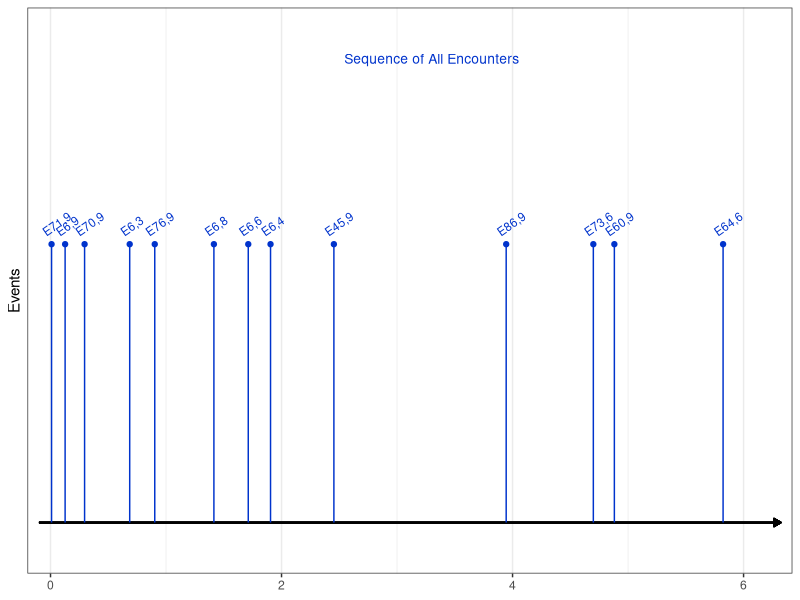
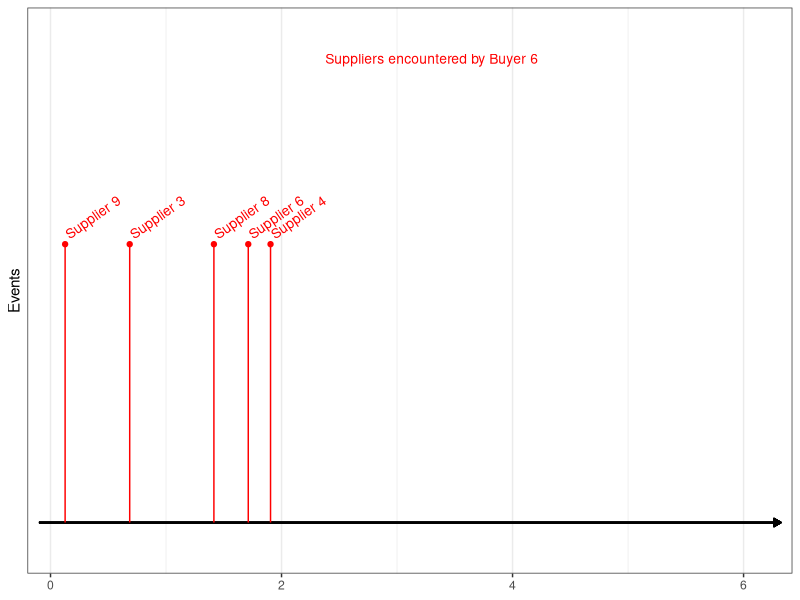
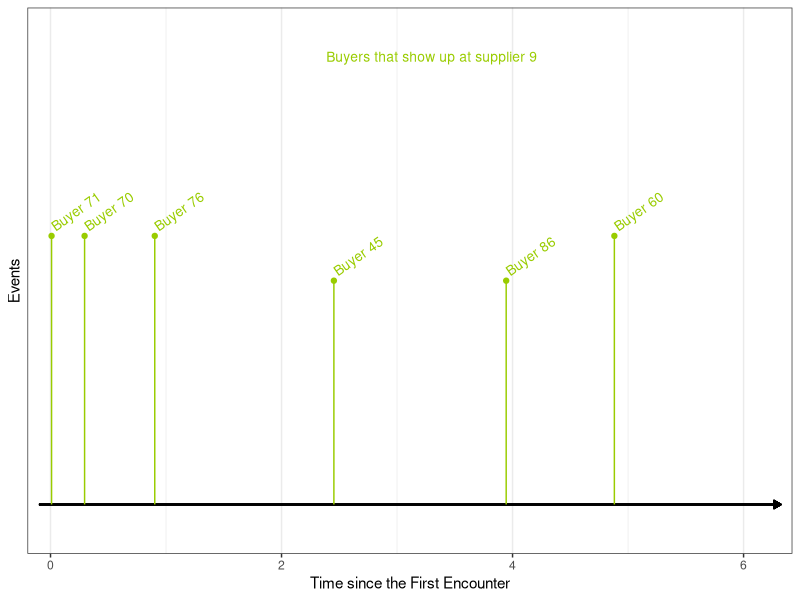
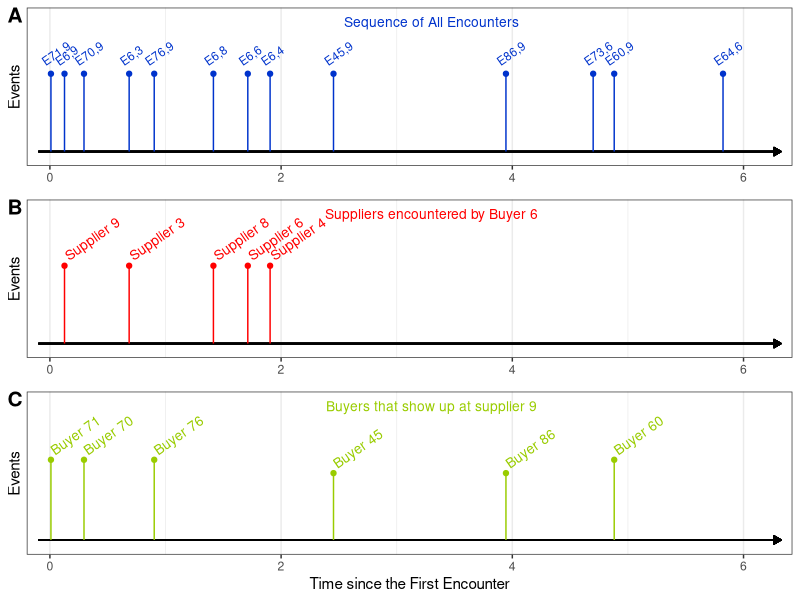

R code for these plots, in order:
#------------------------------------------------
#Simulation
#------------------------------------------------
#This is the simulation code for chapter 3
library(ggplot2)
library(dplyr)
library(magrittr)
library(cowplot)


options(digit = 4)
set.seed(1986)

#------------------------------------------------
#Market Initialization
#------------------------------------------------

I = 100 #number of buyers
K = 10 #number of suppliers



#------------------------------------------------
#Buyer Side
#------------------------------------------------
#Each column is a buyer.
WC_raw = rweibull(I*K, shape = 1, scale = 1)
WC = data.frame(matrix(data = WC_raw, nrow = K, ncol = I)) #each column corresponds to a buyer




WC_timeline = cbind(as.numeric(WC_raw), as.vector(sapply(1:I, function(i) rep(i, K))), rep(1:K, I))
colnames(WC_timeline)= c("Waiting_Cost", "Buyer", "Seller")
WC_timeline = data.frame(WC_timeline)

encounter = paste("E", WC_timeline[,2], ",", WC_timeline[,3],  sep = "")

WC_timeline = cbind(WC_timeline, encounter)
WC_timeline = WC_timeline[order(WC_timeline[,1]),]
WC_timeline = cbind(WC_timeline, rep(0.3, 1000))

colnames(WC_timeline)= c("Waiting_Cost", "Buyer", "Seller", "Encounter", "disloc")
WC_timeline$Waiting_Cost = as.numeric(WC_timeline$Waiting_Cost)


sample_ = c(995, 996, 998, 999, 1000)
sample_ = unique(sample_)
WC_timeline_plot = WC_timeline[sample_,]

WC_timeline_supplier = WC_timeline[WC_timeline$Seller == 9,][c(1, 30, 60, 90, 99, 100),]
WC_timeline_buyer = WC_timeline[WC_timeline$Buyer == 6,][c(1, 5, 8, 9, 10),]

WC_timeline_plot%<>%
  bind_rows(., WC_timeline_buyer)%>%
  bind_rows(., WC_timeline_supplier)

WC_timeline_buyer$label = paste("Supplier", WC_timeline_buyer$Seller)
WC_timeline_supplier$label = paste("Buyer",WC_timeline_supplier$Buyer)

WC_timeline_plot = WC_timeline_plot[-c(2, 4, 16),]

#Plot
encounter_plot = 
ggplot()+
  geom_segment(aes(x = -0.1,y = 0,xend = max(WC_raw)+0.5,yend = 0),data=WC_timeline_plot,
               arrow = arrow(length = unit(x = 0.2,units = 'cm'),type = 'closed'))+
  
  geom_segment(aes(x = Waiting_Cost, y = disloc, xend = Waiting_Cost), 
               data = WC_timeline_plot,  yend= 0,  color = "#0033CC", show.legend = TRUE)+
  
  geom_text(aes(x = Waiting_Cost,y = disloc,label = Encounter),
            data=WC_timeline_plot, hjust = 0,vjust = -1, parse = FALSE, size = 3,angle = 35, color = "#0033CC")+
  
  geom_text(aes(x = 3.3, y = 0.5, label = "Sequence of All Encounters"), size = 3.5, color = "#0033CC")+
  
  geom_point(aes(x = Waiting_Cost,y = disloc),data=WC_timeline_plot, color = "#0033CC") +
  
 # xlab("Time since the First Encounter")+
  
  ylab("Events")+
  
  scale_x_continuous(expand = c(0, 0.1))+
  
  scale_y_continuous(expand = c(0.01, 0.05), breaks = NULL)+
  
  
  theme_bw()+
  theme(axis.title.x = element_blank())
################################ 

Buyer_plot = 
  ggplot()+
  
  geom_segment(aes(x = -0.1,y = 0,xend = max(WC_raw)+0.5,yend = 0),data=WC_timeline_plot,
               arrow = arrow(length = unit(x = 0.2,units = 'cm'),type = 'closed'))+
  
  geom_segment(aes(x = Waiting_Cost, y = rep(0.3, 5), xend = Waiting_Cost), 
               data = WC_timeline_buyer, yend= 0,  color = "#FF0000")+
  
  geom_text(aes(x = Waiting_Cost,y = rep(0.3, 5),label = label),
            data=WC_timeline_buyer,
            hjust = -.1,vjust = -.1,parse = FALSE, size = 3.5,angle = 35, color = "#FF0000")+
  
  geom_point(aes(x = Waiting_Cost,y = rep(0.3, 5)),data=WC_timeline_buyer, color = "#FF0000") +
  
  geom_text(aes(x = 3.3, y = 0.5, label = "Suppliers encountered by Buyer 6"), size = 3.5, color = "#FF0000")+
  
  
  #xlab("Time since the First Encounter")+
  
  ylab("Events")+
  
  scale_x_continuous(expand = c(0, 0.1))+
  
  
  scale_y_continuous(expand = c(0.01, 0.05), breaks = NULL)+
  
  theme_bw()+
  theme(axis.title.x = element_blank())

  ###################################  


Supplier_plot = 
  ggplot()+
  
  geom_segment(aes(x = -0.1,y = 0,xend = max(WC_raw)+0.5,yend = 0),data=WC_timeline_plot,
               arrow = arrow(length = unit(x = 0.2,units = 'cm'),type = 'closed'))+
  
  geom_segment(aes(x = Waiting_Cost, y =  c(rep(0.3, 3), 0.25, 0.25, 0.3), xend = Waiting_Cost), 
               data = WC_timeline_supplier, yend= 0, color = "#99CC00")+
  
  geom_text(aes(x = Waiting_Cost,y =  c(rep(0.3, 3), 0.25, 0.25, 0.3),label = label), 
            data = WC_timeline_supplier,
            hjust = -.1,vjust = -.1,parse = FALSE, size = 3.5,angle = 35,  color = "#99CC00")+ 
  
  geom_text(aes(x = 3.3, y = 0.5, label = "Buyers that show up at supplier 9"), size = 3.5, color = "#99CC00")+
  
  geom_point(aes(x = Waiting_Cost,y = c(rep(0.3, 3), 0.25, 0.25, 0.3)),data=WC_timeline_supplier, color = "#99CC00") +
  
  xlab("Time since the First Encounter")+
  
  ylab("Events")+
  
  scale_x_continuous(expand = c(0, 0.1))+
  
  
  scale_y_continuous(expand = c(0.01, 0.05), breaks = NULL)+
  
  theme_bw() 


#ggsave("Encounter_plot.pdf", width = 11, height = 5, units = "in")


encounter_plot
Buyer_plot
Supplier_plot
panel_border() # and a border around each panel
# plot.mpt and plot.diamonds were defined earlier
ggdraw() +
  draw_plot(encounter_plot, 0, 0.68, 1, 0.32) +
  draw_plot(Buyer_plot, 0, 0.36, 1, 0.32) +
  draw_plot(Supplier_plot, 0, 0, 1, 0.36) +
  draw_plot_label(c("A", "B", "C"), c(0, 0, 0), c(1, 0.68, 0.36), size = 15)

